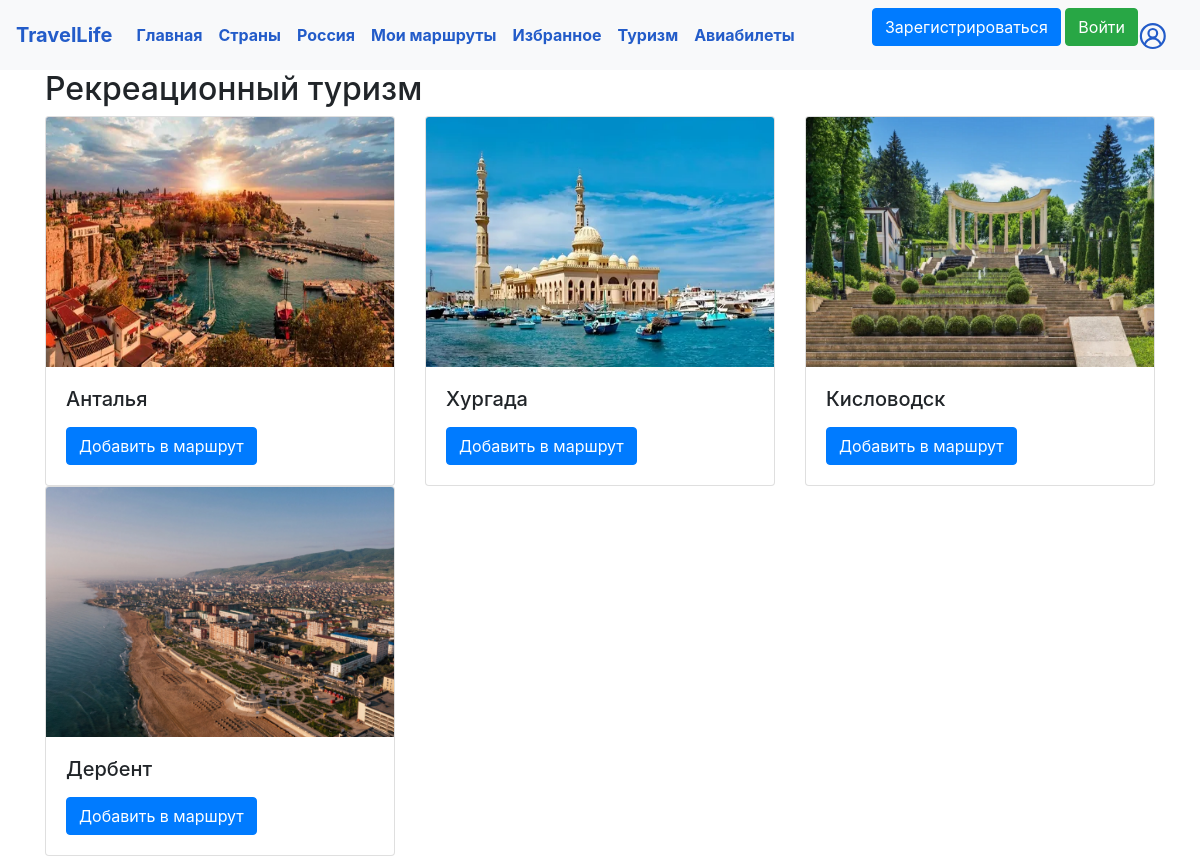
The app's page /tourism/beach with its own data.
### data/cities.py (models this page shows)
class City(SqlAlchemyBase, UserMixin):
    __tablename__ = 'cities'
    id = sqlalchemy.Column(sqlalchemy.Integer,
                           primary_key=True, autoincrement=True)
    name = sqlalchemy.Column(sqlalchemy.String, nullable=True)
    tourism = sqlalchemy.Column(sqlalchemy.String, nullable=True)
    text = sqlalchemy.Column(sqlalchemy.String, nullable=True)

### data/russian_cities.py (models this page shows)
class RussianCity(SqlAlchemyBase, UserMixin):
    __tablename__ = 'russian_cities'
    id = sqlalchemy.Column(sqlalchemy.Integer,
                           primary_key=True, autoincrement=True)
    city = sqlalchemy.Column(sqlalchemy.String, nullable=True)
    subject = sqlalchemy.Column(sqlalchemy.String, nullable=True)
    tourism = sqlalchemy.Column(sqlalchemy.String, nullable=True)

### main.py (the view)
@app.route('/tourism/<word>')
def tourism_word(word):
    if word == 'beach':
        type = 'Рекреационный'
    elif word == 'active':
        type = 'Активный'
    else:
        type = 'Культурный'
    db_sess = db_session.create_session()
    result1 = db_sess.query(City.name).filter(City.tourism == type).all()
    con = sqlite3.connect('db/travel.db')
    cur = con.cursor()
    result2 = cur.execute(f"""SELECT city FROM russian_cities WHERE tourism = ?""", (type,)).fetchall()
    con.close()
    result = result1 + result2
    cities = [x[0] for x in result]
    return render_template('tourism_type.html', title="Туризм", cities=cities, type=type)

### data/db_session.py (called while the page is built)
def create_session() -> Session:
    global __factory
    return __factory()

### templates/tourism_type.html (shortened to what this page needs)
{% extends "base.html" %}
{% block content %}
<h2>{{type}} туризм</h2>
{% set cities_list = cities %}
<div class="row row-cols-1 row-cols-md-3 g-4">
{% for city in cities_list %}
  <div class="col">
<div class="card h-100">
  <img src="/static/img/{{city}}.png" class="card-img-top" height="250">
  <div class="card-body">
    <h5 class="card-title">{{city}}</h5>
    <a href='/add_to_plan' class="btn btn-primary">Добавить в маршрут</a>
  </div>
</div>
    </div>
    {% endfor %}
</div>
{% endblock %}

### records on screen
City: name (picture), name "Анталья"
City: name (picture), name "Хургада"
RussianCity: city (picture), city "Кисловодск"
RussianCity: city (picture), city "Дербент"

### other values on screen
{{ type }} "Рекреационный"
